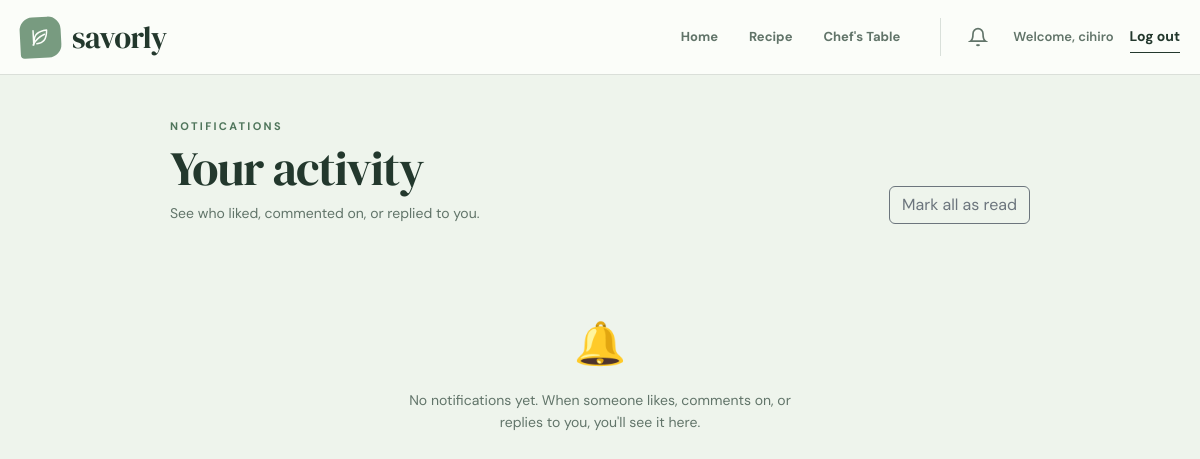
Before: /notifications/ (signed in) with the older database file.
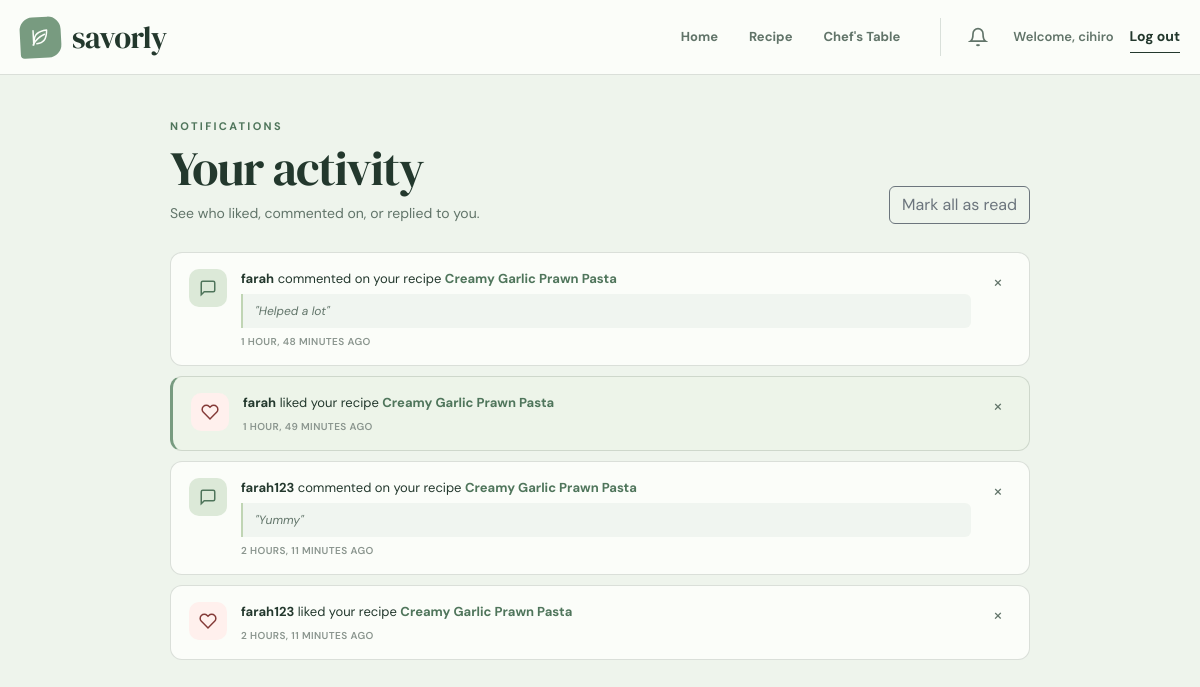
After: the same page with the newer database file.
### vege/models.py (models this page shows, shortened)
class Notification(models.Model):
    class NotificationType(models.TextChoices):
        LIKE = "like", "Like"
        COMMENT = "comment", "Comment"
        REPLY = "reply", "Reply"
    user = models.ForeignKey(
        settings.AUTH_USER_MODEL,
        on_delete=models.CASCADE,
        related_name="notifications",
    )
    recipe = models.ForeignKey(
        recipe,
        on_delete=models.CASCADE,
        related_name="notifications",
    )
    sender = models.ForeignKey(
        settings.AUTH_USER_MODEL,
        on_delete=models.CASCADE,
        related_name="sent_notifications",
    )
    comment = models.ForeignKey(
        Comment,
        on_delete=models.CASCADE,
        null=True,
        blank=True,
        related_name="notifications",
        help_text="Comment/reply that triggered this notification; "
        "deleting it removes the notification too.",
    )
    notification_type = models.CharField(
        max_length=10,
        choices=NotificationType.choices,
    )
    text = models.CharField(
        max_length=255,
        blank=True,
        help_text="Snapshot of the comment text (for comments) or empty (for likes).",
    )
    is_read = models.BooleanField(default=False)
    created_at = models.DateTimeField(auto_now_add=True)
    class Meta:
        ordering = ["-created_at"]

class recipe(models.Model):
    name = models.CharField(max_length=100)
    recipe_description = models.TextField()
    recipe_image = models.ImageField(upload_to="recipe_images/", blank=True)
    posted_by = models.ForeignKey(
        settings.AUTH_USER_MODEL,
        on_delete=models.SET_NULL,
        related_name="posted_recipes",
        null=True,
        blank=True,
    )

### vege/views.py (the view)
# urls.py: path("notifications/", recipe_views.notifications, name="notifications"),
@login_required(login_url="login")
def notifications(request):
    notifications_qs = request.user.notifications.select_related(
        "recipe", "sender", "comment"
    ).all()
    unread_count = notifications_qs.filter(is_read=False).count()
    return render(
        request,
        "notifications.html",
        {
            "notifications": notifications_qs,
            "unread_count": unread_count,
        },
    )

### vege/templates/notifications.html (shortened to what this page needs)
{% extends 'base.html' %}
{% block body_class %}notifications-page{% endblock %}
{% block start %}
<main class="notifications-shell">
  <header class="notifications-header">
    <div>
      <p class="eyebrow mb-2">Notifications</p>
      <h1>Your activity</h1>
      <p class="notifications-subtitle">
        See who liked, commented on, or replied to you.
      </p>
    </div>
    <a class="btn btn-outline-secondary" href="{% url 'mark_notifications_read' %}">
      Mark all as read
    </a>
  </header>
  <div class="notifications-list">
    {% for notification in notifications %}
      <div
        class="notification-card {% if not notification.is_read %}notification-card--unread{% endif %}"
        id="notification-{{ notification.pk }}"
        data-notification-id="{{ notification.pk }}"
        data-notification-type="{{ notification.notification_type }}"
        data-recipe-url="{% url 'recipe_details' notification.recipe.pk %}"
      >
        <div class="notification-icon notification-icon--{{ notification.notification_type }}">
          {% if notification.notification_type == 'like' %}
            <svg viewBox="0 0 24 24" fill="none" stroke="currentColor" stroke-width="2">
              <path d="M20.84 4.61a5.5 5.5 0 0 0-7.78 0L12 5.67l-1.06-1.06a5.5 5.5 0 0 0-7.78 7.78l1.06 1.06L12 21.23l7.78-7.78 1.06-1.06a5.5 5.5 0 0 0 0-7.78z"/>
            </svg>
          {% else %}
            <svg viewBox="0 0 24 24" fill="none" stroke="currentColor" stroke-width="2">
              <path d="M21 15a2 2 0 0 1-2 2H7l-4 4V5a2 2 0 0 1 2-2h14a2 2 0 0 1 2 2z"/>
            </svg>
          {% endif %}
        </div>
        <div class="notification-content">
          <p class="notification-text">
            <strong>{{ notification.sender.username }}</strong>
            {% if notification.notification_type == 'like' %}
              liked your recipe
            {% elif notification.notification_type == 'reply' %}
              replied to your comment on
            {% else %}
              commented on your recipe
            {% endif %}
            <a href="{% url 'recipe_details' notification.recipe.pk %}">{{ notification.recipe.name }}</a>
          </p>
          {% if notification.text %}
            <p class="notification-quote">"{{ notification.text }}"</p>
          {% endif %}
          <span class="notification-time">{{ notification.created_at|timesince }} ago</span>
        </div>
        <button
          type="button"
          class="notification-dismiss"
          data-notification-id="{{ notification.pk }}"
          aria-label="Delete notification"
          title="Delete notification"
        >
          &times;
        </button>
      </div>
    {% empty %}
      <div class="notifications-empty">
        <span aria-hidden="true">🔔</span>
        <p>No notifications yet. When someone likes, comments on, or replies to you, you'll see it here.</p>
      </div>
    {% endfor %}
  </div>
</main>
{% endblock %}

Changed rows visible on the page:
added Notification: notification_type "comment" (drawn), sender.username "farah", recipe.name "Creamy Garlic Prawn Pasta", text "Helped a lot", created_at "1 HOUR, 48 MINUTES"
added Notification: notification_type "like" (drawn), sender.username "farah", recipe.name "Creamy Garlic Prawn Pasta", created_at "1 HOUR, 49 MINUTES", is_read False (drawn)
added Notification: notification_type "comment" (drawn), sender.username "farah123", recipe.name "Creamy Garlic Prawn Pasta", text "Yummy", created_at "2 HOURS, 11 MINUTES"
added Notification: notification_type "like" (drawn), sender.username "farah123", recipe.name "Creamy Garlic Prawn Pasta", created_at "2 HOURS, 11 MINUTES"
Other visible differences:
text no longer shown: "🔔 No notifications yet. When someone likes, comments on, or replies to you, you'll see it here."
